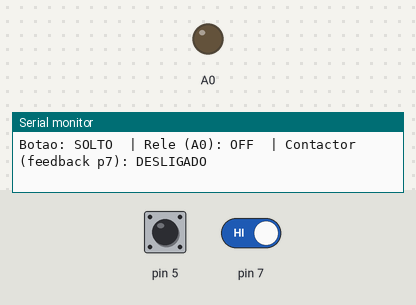
Simulated run of this program. Board: Arduino Uno, built with avr-gcc and run on an emulated ATmega328P. Shown: output pins drawn as LEDs (lit = HIGH), the last lines printed to the serial monitor. Inputs (shaded band) come from the test bench; at power-on: pin 5 HIGH, pin 7 HIGH.

Above: at 2.8 s.
2.9 s: pin 5 pulled LOW for 1.2 s
At 4.4 s:
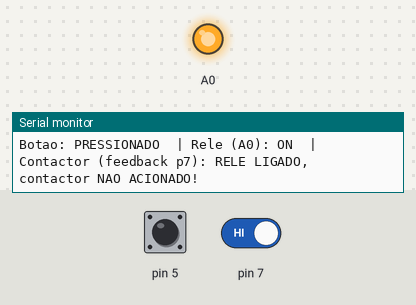
9.2 s: pin 5 pulled LOW for 3.2 s
At 14.0 s:
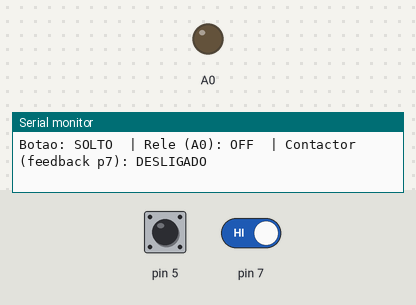
14.7 s: pin 5 driven LOW and pin 7 driven LOW
At 16.0 s:
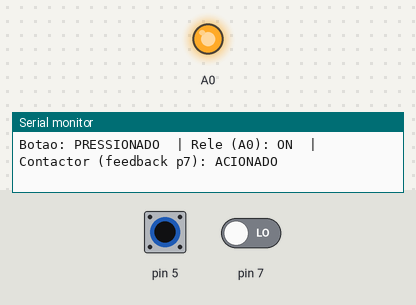
17.7 s: pin 5 driven HIGH
At 19.2 s:
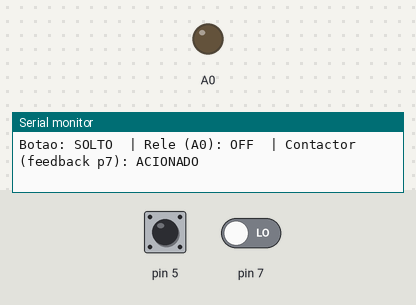
Timing chart, 0 to 20.7 s (numbered marks = the images above; inputs shaded):
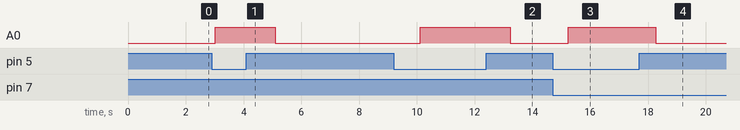

Measured:
- after the input at 2.9 s, A0: LOW → HIGH after 0.12 s, → LOW 2.1 s later
- after the input at 9.2 s, A0: LOW → HIGH after 0.92 s, → LOW 3.1 s later
- after the input at 14.7 s, A0: LOW → HIGH after 0.55 s
- after the input at 17.7 s, A0: HIGH → LOW after 0.57 s

The program:

main.cpp
```cpp
#include <Arduino.h>

int baud_rate = 9600;


typedef struct Contactor
{
  int estado;
  int periferico;
};
Contactor contactor1;

typedef struct Rele
{
  int estado;
  int periferico;
};
Rele reles;


typedef struct Botao
{
  int estado;
  int periferico;
};
Botao botoes;


void setup()
{
  Serial.begin(9600);

  // Setup porta Reles
  reles.periferico = A0;
  reles.estado = LOW;
  pinMode(reles.periferico, OUTPUT);
  digitalWrite(reles.periferico, reles.estado);

  // Setup porta Contactor
  contactor1.periferico = 7;
  pinMode(contactor1.periferico, INPUT_PULLUP);
  contactor1.estado = LOW; // Inicia como "desligado"

  // Setup Botoes
  botoes.periferico = 5;
  botoes.estado = HIGH; // (HIGH - Nao esta pressionado)
  pinMode(botoes.periferico, INPUT_PULLUP);
}


void loop()
{
  // Leitura estado do botão (com pull-up: pressionado - LOW), invertemos para ter 1 = pressionado
  botoes.estado = !digitalRead(botoes.periferico);

  // Se botão pressionado - Abre o relé
  if (botoes.estado)
  {
   digitalWrite(reles.periferico, HIGH);
  }
  // Se não, Fecha
  else
  {
   digitalWrite(reles.periferico, LOW);
  }

  // Leitura estado relé
  reles.estado = digitalRead(reles.periferico);

  // Leitura estado contactor
  int contato_leitura = digitalRead(contactor1.periferico);
  contactor1.estado = (contato_leitura == LOW) ? HIGH : LOW; // HIGH = contactor fechado

  // Mensagem Serial
  Serial.print("Botao: ");
  Serial.print(botoes.estado ? "PRESSIONADO" : "SOLTO");
  Serial.print("  | Rele (A0): ");
  Serial.print(reles.estado ? "ON" : "OFF");
  Serial.print("  | Contactor (feedback p7): ");

  // se relé estiver LIGADO mas contactor NAO
  if (reles.estado && !contactor1.estado) {
    Serial.println("RELE LIGADO, contactor NAO ACIONADO!");
  } else {
    Serial.println(contactor1.estado ? "ACIONADO" : "DESLIGADO");
  }

  delay(1000);
}
```
